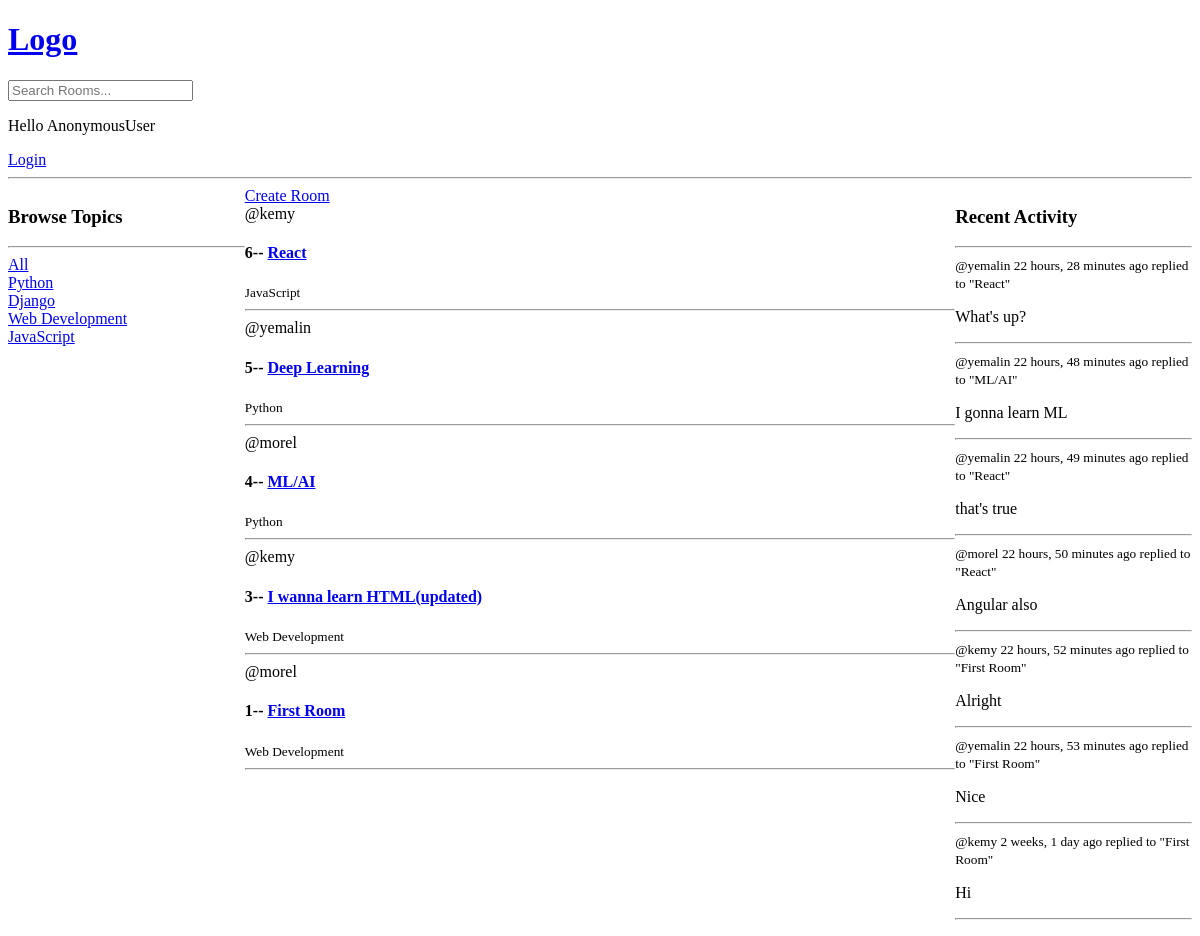
Before: / with the older database file.
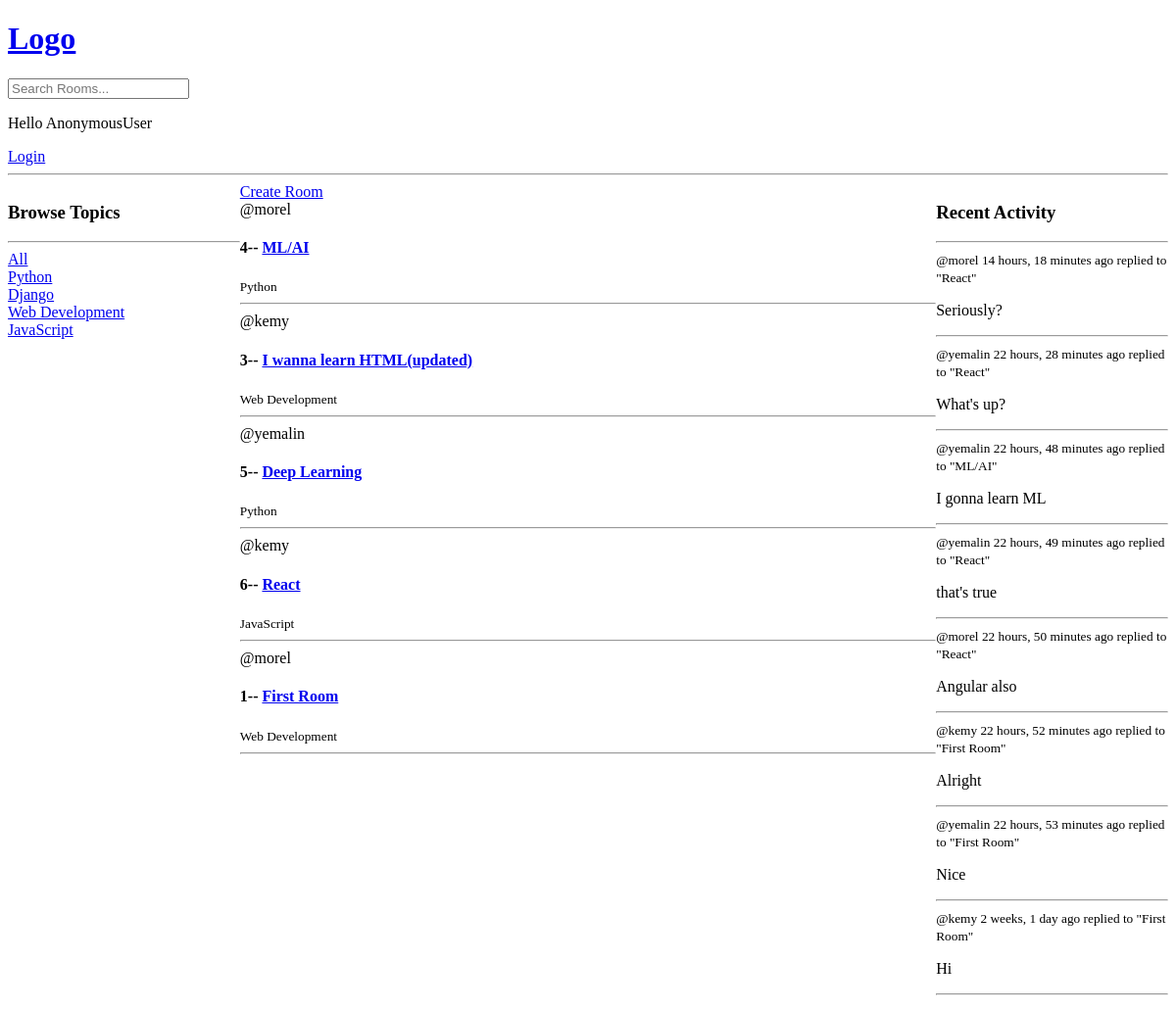
After: the same page with the newer database file.
### base/models.py (models this page shows, shortened)
class Topic(models.Model):
    name = models.CharField(max_length=200)

class Room(models.Model):
    host = models.ForeignKey(User, on_delete=models.SET_NULL, null=True)
    topic = models.ForeignKey(Topic, on_delete=models.SET_NULL, null=True)
    name = models.CharField(max_length=200)
    description = models.TextField(null=True, blank=True)
    participants = models.ManyToManyField(User, related_name='participants', blank=True)
    updated = models.DateTimeField(auto_now=True)
    created = models.DateTimeField(auto_now_add=True)
    class Meta:
        ordering = ['-updated', '-created']
    def __str__(self):
        return self.name

class Message(models.Model):
    user = models.ForeignKey(User, on_delete=models.CASCADE)
    room = models.ForeignKey(Room, on_delete=models.CASCADE)
    body = models.TextField()
    updated = models.DateTimeField(auto_now=True)
    created = models.DateTimeField(auto_now_add=True)
    class Meta:
        ordering = ['-updated', '-created']

### base/views.py (the view)
# urls.py: path('', views.home, name='home'),
def home(request):
    q = request.GET.get('q') if request.GET.get('q') != None else ''
    rooms = Room.objects.filter(
        Q(topic__name__icontains=q) |
        Q(name__icontains=q) |
        Q(description__icontains=q)
    )
    topics = Topic.objects.all()
    room_count = rooms.count()
    room_messages = Message.objects.all()
    context = {
        'rooms': rooms,
        'topics': topics,
        'room_count': room_count,
        'room_messages': room_messages
    }
    return render(request, 'base/home.html', context)

### base/templates/base/home.html (shortened to what this page needs)
{% extends 'main.html' %}
{% block content %}
    <div class="home-container" >
        <div>
            <h3>Browse Topics</h3>
            <hr>
            <div>
                <a href="{% url 'home' %}">All</a>
            </div>
            {% for topic in topics %}
            <div>
                <a href="{% url 'home' %}?q={{ topic.name }}">{{ topic.name }}</a>
            </div>
            {% endfor %}
        </div>
        <div>
            <a href="{% url 'create-room' %}">Create Room</a>
            {% for room in rooms %}
            <div>
                <span>@{{room.host.username}}</span>
                <h4>{{room.id}}-- <a href="{% url 'room' room.id %}">{{room.name}}</a> </h4>
                <small>{{room.topic.name}}</small>
                <hr>
            </div>
            {% endfor %}
        </div>
        <div>
            <h3>Recent Activity</h3>
            <hr>
            {% for message in room_messages %}
                <div>
                    <small>@{{message.user}} {{message.created | timesince}} ago </small>
                    <small>replied to "{{message.room}}"</small>
                    <p>{{message.body}}</p>
                    <hr>
                </div>
            {% endfor %}
        </div>
    </div>
{% endblock %}

Changed rows visible on the page:
changed Room "Deep Learning": moves down the list
shown differently, row unchanged: Room "React": moves down the list
added Message: user "morel", created "14 hours, 18 minutes", room "React", body "Seriously?"
